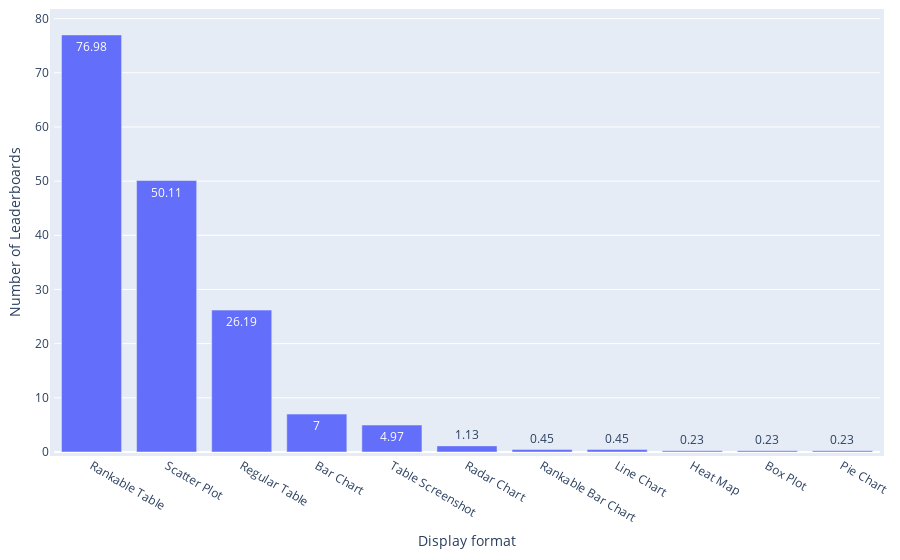

Write notebook code for a chart like this one.
### Code cell
df = pd.read_csv(path_meta / 'leaderboard_processed.csv')
df['Display formats'] = df['Display formats'].apply(ast.literal_eval)

df_multiple = df[df['#Display format'] > 1]
print(f"{round(len(df_multiple)/len(df)*100,2)}% ({len(df_multiple)} out of {len(df)}) leaderboards support multiple display formats.")
display_format_rankable = ['Rankable Table', 'Rankable Bar Chart']
df_rankable = keep_rows_by_list_column(df, 'Display formats', display_format_rankable)
print(f"{round(len(df_rankable)/len(df)*100,2)}% ({len(df_rankable)} out of {len(df)}) leaderboards support rankable display formats.")
df_rankable_split = df_rankable.explode('Display formats')['Display formats'].value_counts().reset_index(name='Frequency')
print(f"{df_rankable_split['Display formats'].iloc[0]} is the most popular display format of rankable leaderboards, accounting for {round(df_rankable_split['Frequency'].iloc[0]/len(df_rankable)*100,2)}% ({df_rankable_split['Frequency'].iloc[0]} out of {len(df_rankable)}) rankable leaderboards.")
df_split = df.explode('Display formats')['Display formats'].value_counts().reset_index(name='Frequency')
df_split['Weight'] = 1

statistics = {
    'Distribution': 'Leaderboards across Display Formats',
    'Mean': np.mean(df_split['Frequency']),
    'Median': np.median(df_split['Frequency']),
    'IQR': df_split['Frequency'].quantile(0.75) - df_split['Frequency'].quantile(0.25),
    'Gini Coefficient': ineqpy.inequality.gini(data=df_split, income='Frequency', weights='Weight'),
}
if os.path.exists(path_meta / 'leaderboard_statistics.csv'):
    df_statistics = pd.read_csv(path_meta / 'leaderboard_statistics.csv')
else:
    df_statistics = pd.DataFrame()
df_statistics = pd.concat([df_statistics, pd.DataFrame([statistics])], ignore_index=True)
df_statistics.drop_duplicates(subset=['Distribution'], keep='last', inplace=True)
df_statistics.sort_values(by='Distribution', inplace=True)
df_statistics.to_csv(path_meta / 'leaderboard_statistics.csv', index=False)

df_split['Ratio'] = round(df_split['Frequency'] / len(df) * 100, 2)

fig = px.bar(
    x=df_split['Display formats'],
    y=df_split['Ratio'],
    text_auto=True,
    labels={'x': 'Display format', 'y': 'Number of Leaderboards'},
)
# Update the layout for a tighter look
fig.update_layout(
    autosize=True,
    margin=dict(
        l=10,  # Left margin
        r=10,  # Right margin
        b=10,  # Bottom margin
        t=10,  # Top margin
        pad=4  # Padding between the plot and the margin
    )
)
fig.show()

### Figure 1 — Plotly figure (JSON) as saved in the notebook; plotly's stock layout.template omitted (floating-point values rounded to 4 significant figures)
{"data": [{"alignmentgroup": "True", "hovertemplate": "Display format=%{x}<br>Number of Leaderboards=%{y}<extra></extra>", "legendgroup": "", "marker": {"color": "#636efa", "pattern": {"shape": ""}}, "name": "", "offsetgroup": "", "orientation": "v", "showlegend": false, "textposition": "auto", "texttemplate": "%{y}", "type": "bar", "x": ["Rankable Table", "Scatter Plot", "Regular Table", "Bar Chart", "Table Screenshot", "Radar Chart", "Rankable Bar Chart", "Line Chart", "Heat Map", "Box Plot", "Pie Chart"], "xaxis": "x", "y": [76.98, 50.11, 26.19, 7, 4.97, 1.13, 0.45, 0.45, 0.23, 0.23, 0.23], "yaxis": "y"}], "layout": {"autosize": true, "barmode": "relative", "legend": {"tracegroupgap": 0}, "margin": {"b": 10, "l": 10, "pad": 4, "r": 10, "t": 10}, "xaxis": {"anchor": "y", "domain": [0, 1], "title": {"text": "Display format"}}, "yaxis": {"anchor": "x", "domain": [0, 1], "title": {"text": "Number of Leaderboards"}}}}
